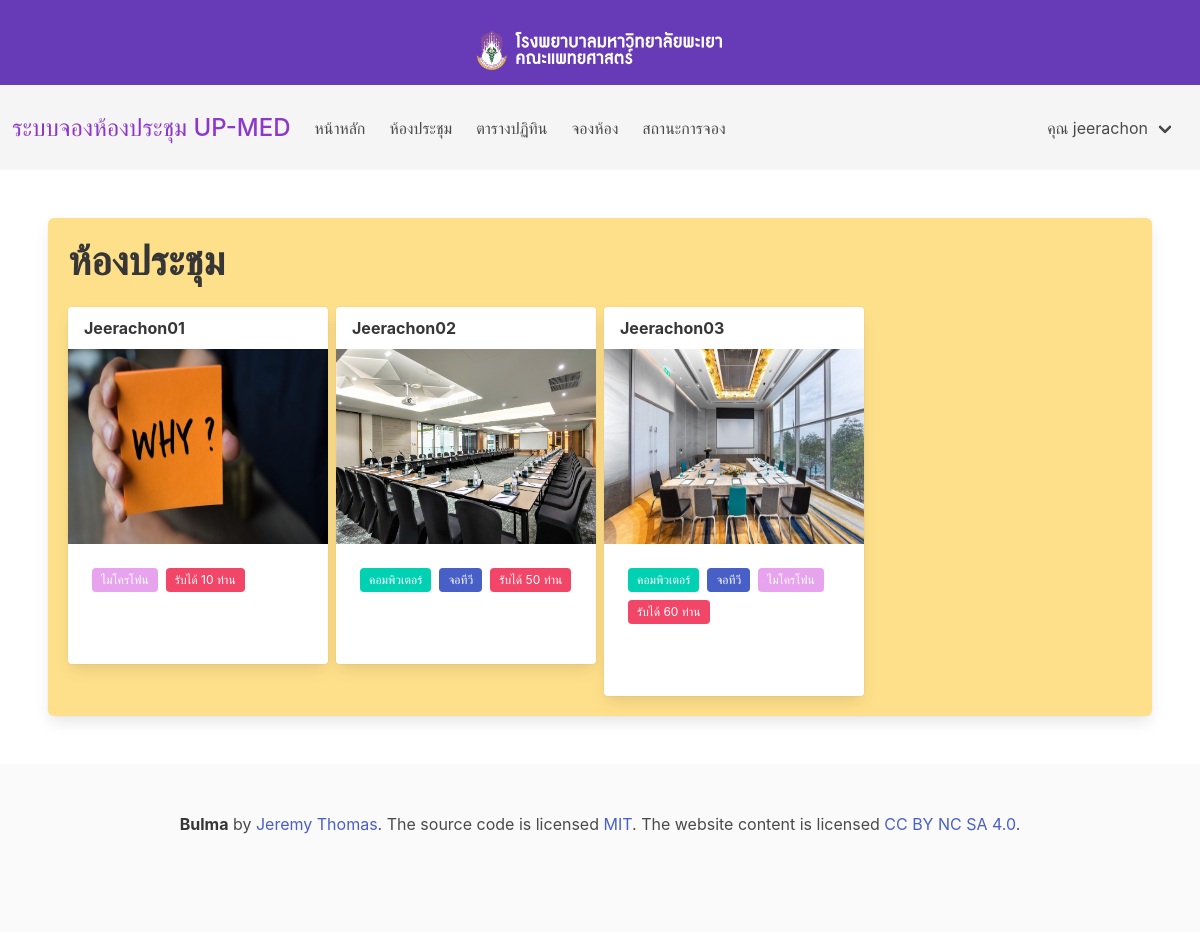
/app/home.php (signed in), run on the app's committed database.
### tables this page shows
CREATE TABLE `room` (
  `roomid` int(2) NOT NULL,
  `roomname` varchar(60) NOT NULL,
  `roomcap` int(11) NOT NULL,
  `com` int(11) NOT NULL,
  `screen` int(11) NOT NULL,
  `mic` int(11) NOT NULL,
  `roomimg` varchar(255) NOT NULL,
  `bgcolor` varchar(255) NOT NULL
);

### components/room.php (the view, shortened to what this page needs)
<main>
  <section class="section">
	<div class="box has-background-warning">
    <h4 class="title is-size-6-mobile is-size-2-tablet">ห้องประชุม</h4>
    <div class="columns is-mobile is-multiline is-variable is-1">
      <?php
      require "../DB/connect.php";
      $Squery = "SELECT * FROM room Order by roomname";
      if ($result = mysqli_query($con, $Squery)) {
        while ($room = mysqli_fetch_array($result)) {
      ?>
          <div class="column is-12-mobile is-4-tablet is-3-desktop">
            <div class="card">
              <header class="header">
                <p class=" title is-6 card-header-title "><?php echo $room['roomname'] ?></p>
              </header>
              <div class="image">
                <figure class="image is-4by3">
                  <img src=<?php echo $room['roomimg']; ?> alt="Placeholder image">
                </figure>
              </div>
              <div class="card-content">
                <div class="content">
                  <div class="tags are-medium">
                    <?php if ($room['com'] != '0') { ?>
                      <span class="tag is-normal is-primary">คอมพิวเตอร์</span>
                    <?php }
                    if ($room['screen'] != '0') { ?>
                      <span class="tag is-normal is-link">จอทีวี</span>
                    <?php }
                    if ($room['mic'] != '0') {  ?>
                      <span class="tag is-normal is-purple">ไมโครโฟน</span>
                    <?php } ?>
                    <span class="tag is-normal is-danger">รับได้ <?php echo $room['roomcap']  ?> ท่าน</span>
                  </div>
                  <br>
                </div>
              </div>
            </div>
          </div>
      <?php
        }
      }
      ?>
    </div>
  </div>
  </section>
</main>

### app/home.php (shortened to what this page needs)
<?php
include '../auth/Sessionpersist.php';
?>
<!doctype html>
<html lang="en">
<head>
  <link rel="stylesheet" href="https://cdn.jsdelivr.net/npm/bulma@0.9.1/css/bulma.min.css">
</head>
<body>
  <?php
  include '../components/nav.php';
  ?>
  <?php
  include '../components/room.php';
  ?>
  <?php
  include '../components/footer.php';
  ?>
</body>
</html>

### components/nav.php (shortened to what this page needs)
<nav class="navbar" role="navigation" aria-label="main navigation">
  <div class="navbar is-White" style="width: 100%; height: 85px; background-color: #673ab7;">
    <h1 style="margin: 0 auto; padding: 25px; color: white;">
      <img src="../logo/logo-2.png" width="250" height="150">
    </h1>
  </div>
</nav>
<nav class="navbar is-light" role="navigation" aria-label="main navigation" style="height: 85px;">
  <div class="navbar-brand">
    <a class="navbar-item" href="#">
      <h5 class="title-indigo is-5 ">ระบบจองห้องประชุม UP-MED</h5>
    </a>
  </div>
  <div id="navbarBasicExample" class="navbar-menu">
    <div class="navbar is-light">
      <a class="navbar-item" href="../app/home.php">
        หน้าหลัก
      </a>
      <a class="navbar-item" href="">
        ห้องประชุม
      </a>
      <a class="navbar-item" href="../app/calendar.php">
        ตารางปฏิทิน
      </a>
      <a class="navbar-item" href="../app/form_calendar.php">
        จองห้อง
      </a>
      <a class="navbar-item" href="../app/statusroom.php">
        สถานะการจอง
      </a>
    </div>
    <div class="navbar-end">
      <div class="navbar-item">
        <div class="navbar-item has-dropdown is-hoverable">
          <a class="navbar-link">
            คุณ <?php
                echo $_SESSION['Username'];
                ?>
          </a>
        </div>
      </div>
    </div>
  </div>
</nav>

### components/footer.php
<footer class="footer">
  <div class="content has-text-centered">
    <p>
      <strong>Bulma</strong> by <a href="https://jgthms.com">Jeremy Thomas</a>. The source code is licensed
      <a href="http://opensource.org/licenses/mit-license.php">MIT</a>. The website content
      is licensed <a href="http://creativecommons.org/licenses/by-nc-sa/4.0/">CC BY NC SA 4.0</a>.
    </p>
  </div>
</footer>

### components/nav.php (style rules this page uses)
.title-indigo { color: rgba(141, 56, 201); font-size: 1.5rem; font-weight: 500; line-height: 1.125; }

### components/room.php (style rules this page uses)
.tag:not(body).is-purple { background-color: hsl(294, 71%, 79%); color: #fff; }

### data on the page
room: roomname "Jeerachon01", roomimg (picture), mic "ไมโครโฟน", roomcap "10"
room: roomname "Jeerachon02", roomimg (picture), com "คอมพิวเตอร์", screen "จอทีวี", roomcap "50"
room: roomname "Jeerachon03", roomimg (picture), com "คอมพิวเตอร์", screen "จอทีวี", mic "ไมโครโฟน", roomcap "60"

### other printed values
$_SESSION['Username'] "jeerachon"
